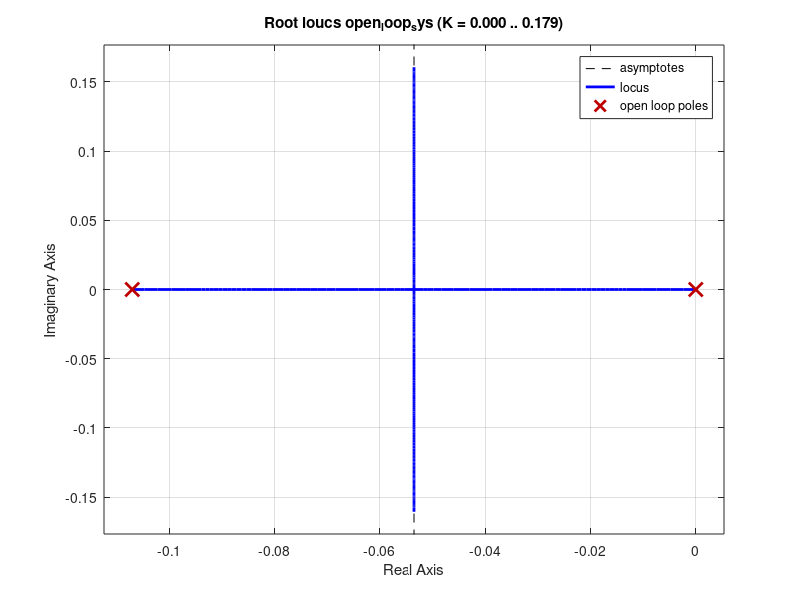
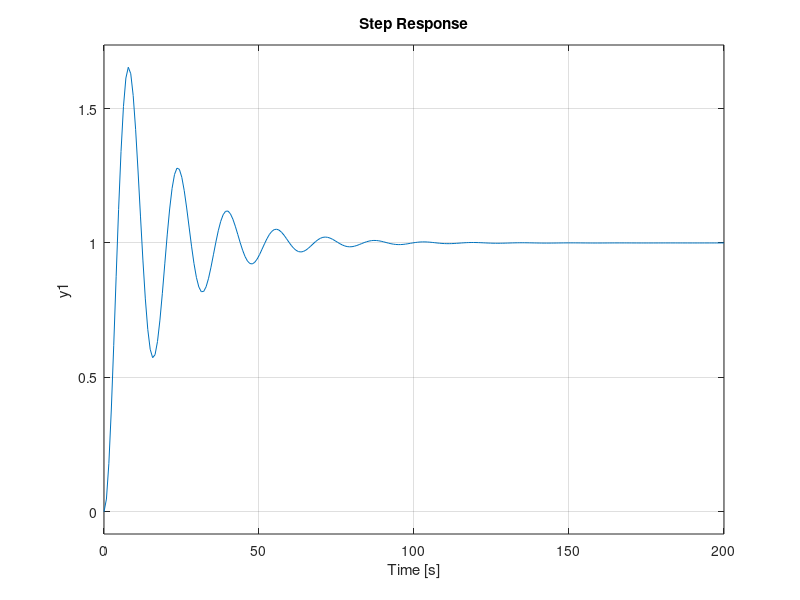
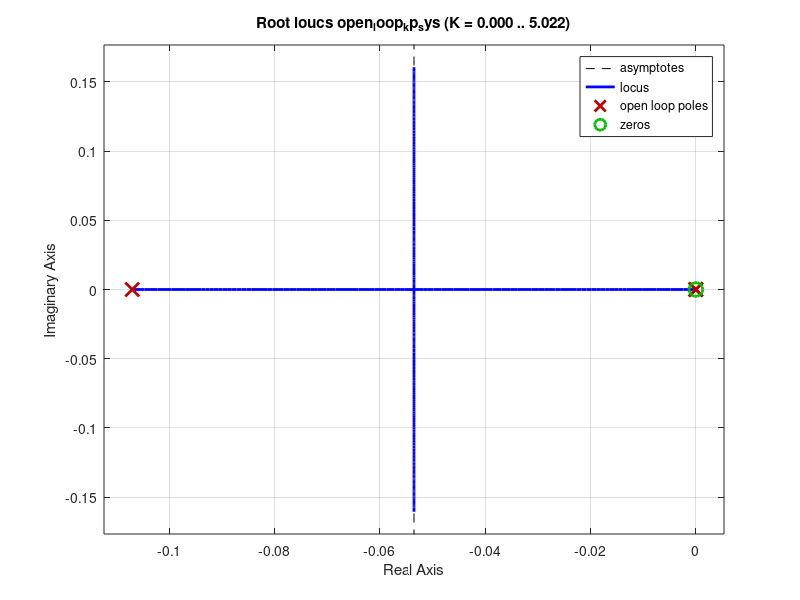
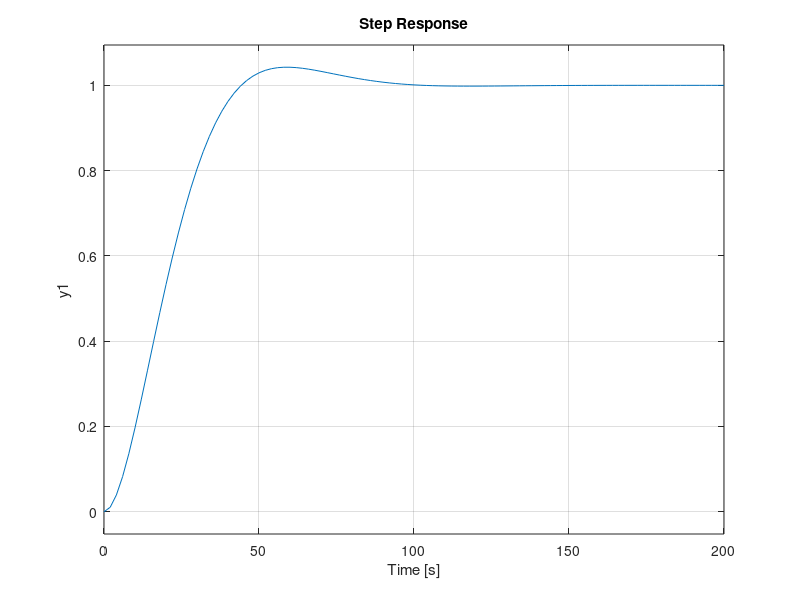

MATLAB code to generate these figures, in order: (Note: this script raises an error after producing the figures.)
clf
clear('all');

K_m = 25; 
K_b = 0.0185;
B = 0.3; 
R_a = 1.25;
L_a = 0; %approximate to zero
J_m = 0.01;
J_l = 6.25;
J_T = J_m + J_l; 

motor_sys = tf(K_m, [L_a*J_T, L_a*B+R_a*J_T, R_a*B+K_m*K_b]); 
gear_sys = tf(1, 20); 
load_sys = tf(1,[1 0]); 
open_loop_sys = motor_sys * gear_sys * load_sys;
closed_loop_sys = feedback(open_loop_sys,1); 

figure(1); 
rlocus(open_loop_sys); 
figure(2); 
step(closed_loop_sys); 

Kp= 0.0357; %obtained from the rootlocus 
Ki= 0; 
Kd= 0;
s=tf('s'); 
controller_sys = Kp + Ki/s + Kd*s; 

open_loop_kp_sys = controller_sys* open_loop_sys;
closed_loop_kp_sys = feedback(open_loop_kp_sys,1); 

figure(3); 
rlocus(open_loop_kp_sys);
figure(4);  
step(closed_loop_kp_sys);

%calculate Kp w.r.t KV = 200;
KV = 200;  
Kp = 134;
controller_sys = Kp + Ki/s + Kd*s; 
open_loop_kp_kv_sys = controller_sys* open_loop_sys;
closed_loop_kp_kv_sys = feedback(open_loop_kp_kv_sys,1); 
figure(5); 
step(closed_loop_kp_kv_sys); 

%calculate the error w.r.t. Kp = 0.0357
%gotta simulate the input and calculate the error 
%lsim(H,u(t),t)
%using the kp value 0.0357
Tfinal = 100; 
dt = 1;
t = 0:dt:Tfinal; 
unitstepFunc = t>=0; 
rampFunc = t.*unitstepFunc; 
quadFunc = t.^2.*unitstepFunc; 

Numerator = cell2mat(closed_loop_kp_sys.Numerator);
Denominator = cell2mat(closed_loop_kp_sys.Denominator); 

%variables c/as^2+bs+c = G(s)
c = Numerator(end);
a = Denominator(1); 
b = Denominator(2); 
if c ~= Denominator(3)
	printf('Error!');	
end
 
Wn = sqrt(c/a); %undamped natural frequency
damping_ratio = b/(2*a*Wn); 
Wd = Wn * sqrt(1 - damping_ratio^2);
y = 1 - exp((t.*(-damping_ratio*Wn))).*(cos(t.*Wd)+(damping_ratio/sqrt(1- damping_ratio^2))*sin(t.*Wd));

errorSignal_position = y - unitstepFunc; 
errorSignal_velocity = y - rampFunc; 
errorSignal_acceleration = y - quadFunc; 

figure(6); 
lsim(closed_loop_kp_sys, unitstepFunc, t);
hold
plot(t, -errorSignal_position, 'r');

figure(7); 
lsim(closed_loop_kp_sys, rampFunc, t); 
hold
plot(t, -errorSignal_velocity, 'r');

figure(8); 
lsim(closed_loop_kp_sys, quadFunc, t); 
hold
plot(t, -errorSignal_acceleration, 'r');  



